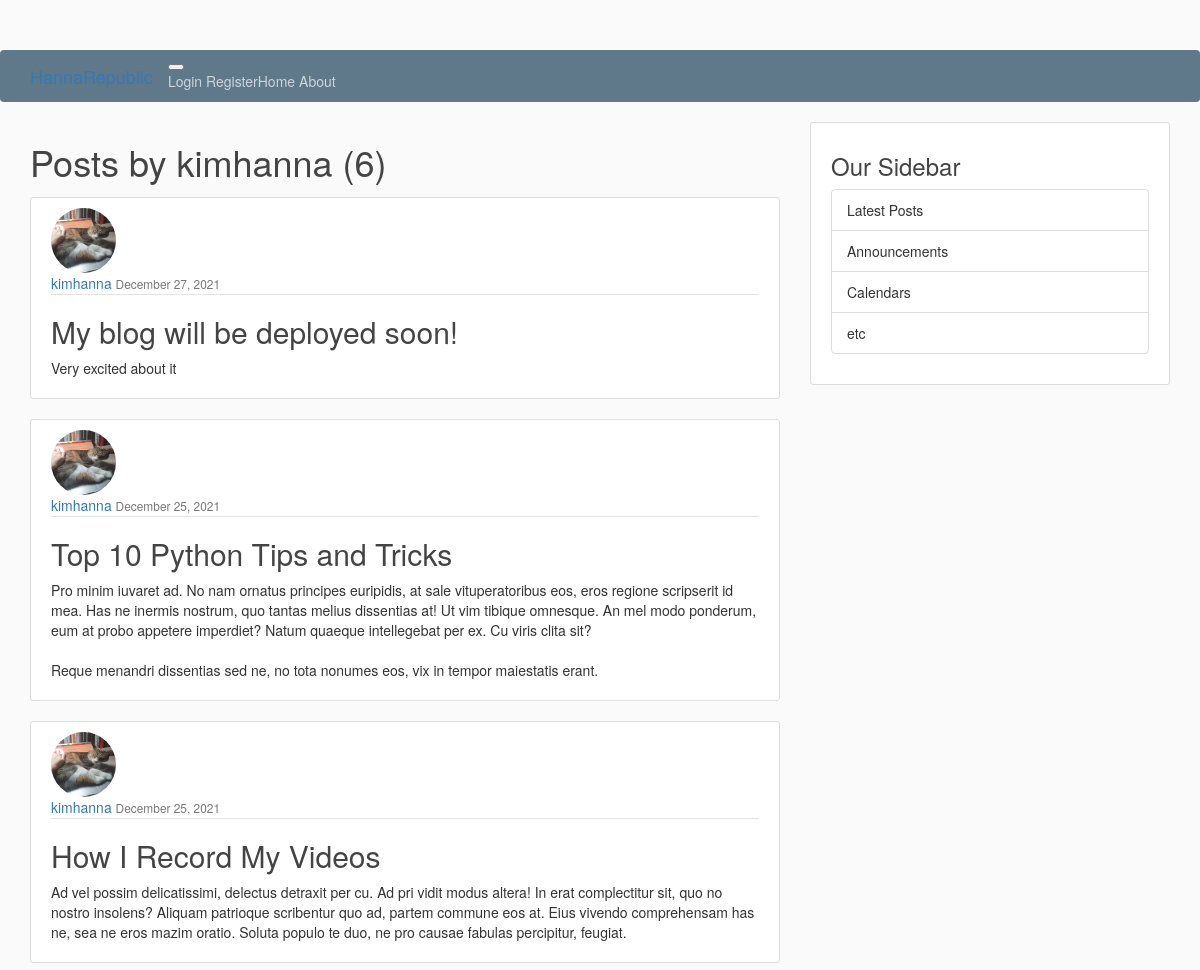
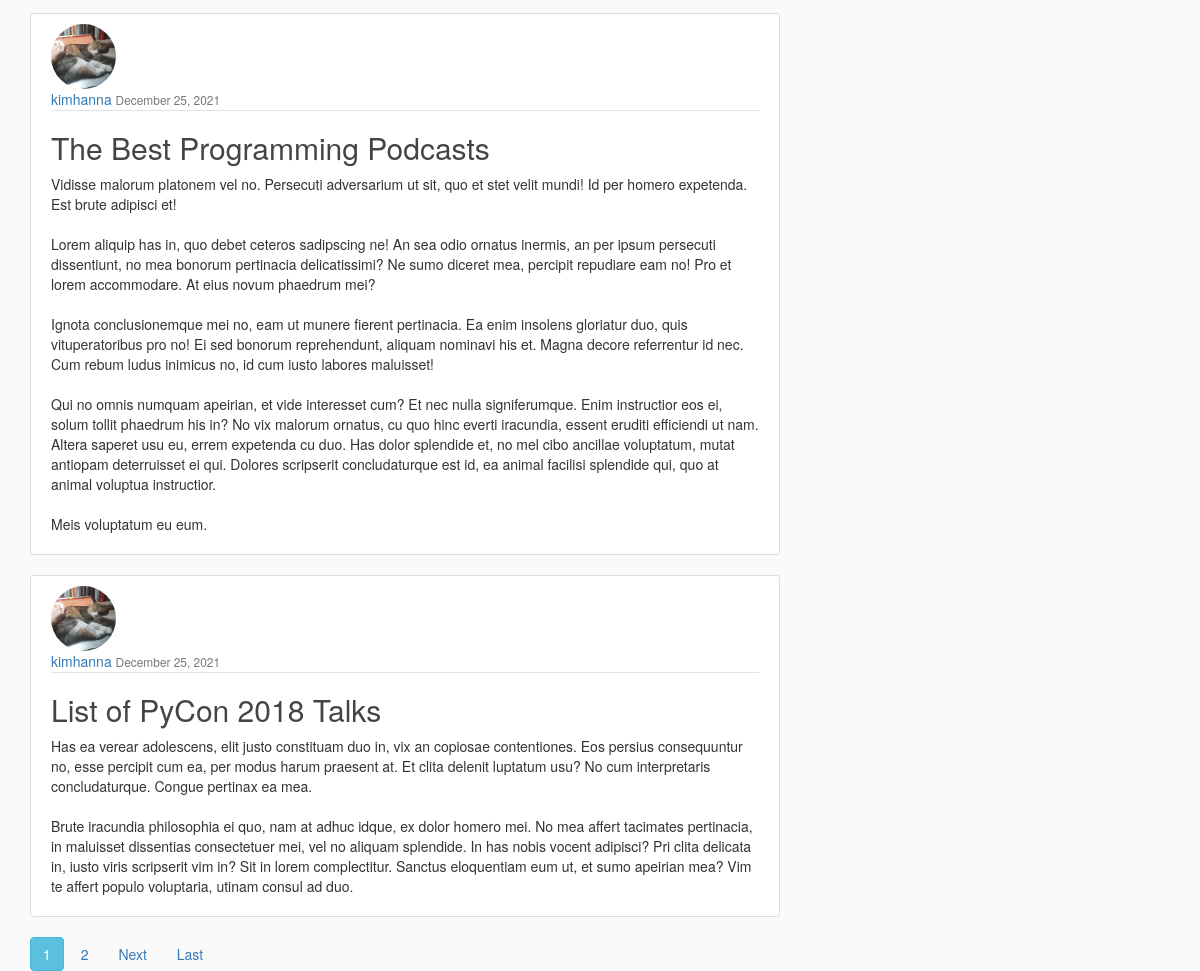
Page /user/kimhanna on the committed database (2 pictures, top to bottom).
### blog/models.py (models this page shows, shortened)
class Post(models.Model):
    title = models.CharField(max_length=100)
    content = models.TextField()
    date_posted = models.DateTimeField(default=timezone.now)
    author = models.ForeignKey(User, on_delete=models.CASCADE)

### users/models.py (models this page shows, shortened)
class Profile(models.Model):
    user = models.OneToOneField(User, on_delete=models.CASCADE)
    image = models.ImageField(default='default.jpg', upload_to='profile_pics')

### blog/views.py (the view)
class UserPostListView(ListView):
    model = Post
    template_name = 'blog/user_posts.html' # <app>/<model>_<viewtype>.html
    context_object_name = 'posts'
    paginate_by = 5
    def get_queryset(self):
        user = get_object_or_404(User, username=self.kwargs.get('username'))
        return Post.objects.filter(author=user).order_by('-date_posted')

### blog/templates/blog/user_posts.html (shortened to what this page needs)
{% extends "blog/base.html" %}
{% block content %}
<h1 class="mb-3">Posts by {{ view.kwargs.username }} ({{ page_obj.paginator.count }})</h1>
    {% for post in posts %}
    <article class="media content-section">
        <img class ="img-circle article-img" src="{{ post.author.profile.image.url }}" width="150" height="150">
        <div class="media-body">
         <div class="article-metadata">
            <a class="mr-2" href="{% url 'user-posts' post.author.username %}">{{ post.author }}</a>
        <small class="text-muted">{{ post.date_posted|date:"F d, Y" }}</small>
         </div>
        <h2><a class="article-title" href="{% url 'post-detail' post.id %}">{{ post.title }}</a></h2>
        <p class="article-content">{{ post.content }}</p>
        </div>
    </article>
    {% endfor %}
    {% if is_paginated %}
{% for num in page_obj.paginator.page_range %}
{% if page_obj.number == num %}
<a class="btn btn-info mb-4" href="?page={{ num }}">{{ num }}</a>
{% elif num > page_obj.number|add:'-3' and num < page_obj.number|add:'3' %}
<a class="btn btn-outline-info mb-4" href="?page={{ num }}">{{ num }}</a>
{% endif %}
{% endfor %}
        {% if page_obj.has_next %}
<a class="btn btn-outline-info mb-4" href="?page={{ page_obj.next_page_number }}">Next</a>
<a class="btn btn-outline-info mb-4" href="?page={{ page_obj.paginator.num_pages }}">Last</a>
{% endif%}
    {% endif%}
{% endblock content %}

### blog/templates/blog/static/blog/main.css (style rules this page uses)
body { background: #fafafa; color: #333333; margin-top: 5rem; }
h1, h2, h3, h4, h5, h6 { color: #444444; }
.content-section { background: #ffffff; padding: 10px 20px; border: 1px solid #dddddd; border-radius: 3px; margin-bottom: 20px; }
.article-title { color: #444444; }
.article-content { white-space: pre-line; }
.article-img { height: 65px; width: 65px; margin-right: 16px; }
.article-metadata { padding-bottom: 1px; margin-bottom: 4px; border-bottom: 1px solid #e3e3e3 }

### rows in the picture
Post: author.profile.image (picture), author "kimhanna", date_posted "December 27, 2021", title "My blog will be deployed soon!", content "Very excited about it"
Post: author.profile.image (picture), author "kimhanna", date_posted "December 25, 2021", title "Top 10 Python Tips and Tricks", content "Pro minim iuvaret ad. No nam ornatus principes euripidis, at sale vituperatoribus eos, eros regione scripserit id mea. Has ne inermis nostrum, quo tantas melius dissentias at! Ut vim tibique omnesque. An mel modo ponderum, eum at probo appetere imperdiet? Natum quaeque intellegebat per ex. Cu viris clita sit? Reque menandri dissentias sed ne, no tota nonumes eos, vix in tempor maiestatis erant."
Post: author.profile.image (picture), author "kimhanna", date_posted "December 25, 2021", title "How I Record My Videos", content "Ad vel possim delicatissimi, delectus detraxit per cu. Ad pri vidit modus altera! In erat complectitur sit, quo no nostro insolens? Aliquam patrioque scribentur quo ad, partem commune eos at. Eius vivendo comprehensam has ne, sea ne eros mazim oratio. Soluta populo te duo, ne pro causae fabulas percipitur, feugiat."
Post: author.profile.image (picture), author "kimhanna", date_posted "December 25, 2021", title "The Best Programming Podcasts", content "Vidisse malorum platonem vel no. Persecuti adversarium ut sit, quo et stet velit mundi! Id per homero expetenda. Est brute adipisci et! Lorem aliquip has in, quo debet ceteros sadipscing ne! An sea odio ornatus inermis, an per ipsum persecuti dissentiunt, no mea bonorum pertinacia delicatissimi? Ne sumo diceret mea, percipit repudiare eam no! Pro et lorem accommodare. At eius novum phaedrum mei? Ignota conclusionemque mei no, eam ut munere fierent pertinacia. Ea enim insolens gloriatur duo, quis vituperatoribus pro no! Ei sed bonorum reprehendunt, aliquam nominavi his et. Magna decore referrentur id nec. Cum rebum ludus inimicus no, id cum iusto labores maluisset! Qui no omnis numquam…"
Post: author.profile.image (picture), author "kimhanna", date_posted "December 25, 2021", title "List of PyCon 2018 Talks", content "Has ea verear adolescens, elit justo constituam duo in, vix an copiosae contentiones. Eos persius consequuntur no, esse percipit cum ea, per modus harum praesent at. Et clita delenit luptatum usu? No cum interpretaris concludaturque. Congue pertinax ea mea. Brute iracundia philosophia ei quo, nam at adhuc idque, ex dolor homero mei. No mea affert tacimates pertinacia, in maluisset dissentias consectetuer mei, vel no aliquam splendide. In has nobis vocent adipisci? Pri clita delicata in, iusto viris scripserit vim in? Sit in lorem complectitur. Sanctus eloquentiam eum ut, et sumo apeirian mea? Vim te affert populo voluptaria, utinam consul ad duo."

### other values in the picture
{{ view.kwargs.username }} "kimhanna"
{{ page_obj.paginator.count }} "6"
{{ num }} "1"
{{ num }} "2"
